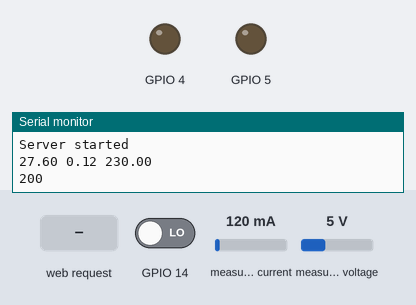
This sketch was run on a simulated ESP8266 (NodeMCU). Shown: output pins drawn as LEDs (lit = HIGH), the last lines printed to the serial monitor. Inputs (shaded band) come from the test bench; at power-on: GPIO 14 LOW, measured current 120 mA, measured voltage 5 V. WiFi joins after 1.5 s; servers stay silent unless stated; uploads are accepted with an empty reply; EEPROM starts erased. At 13.8 s the program restarts the board; the recording ends there.

Above: at 2.8 s.
2.9 s: GPIO 14 driven HIGH
At 5.55 s:
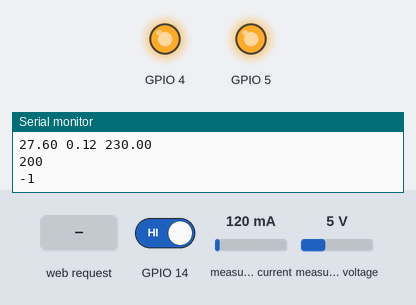
At 6.8 s:
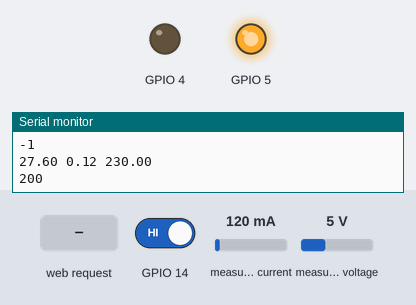
10.9 s: HTTP request GET /cleareeprom received
At 11.7 s:
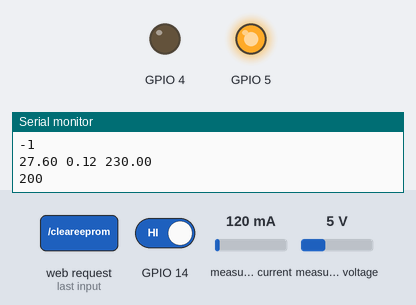
Timing chart, 0 to 13.8 s (numbered marks = the images above; inputs shaded):
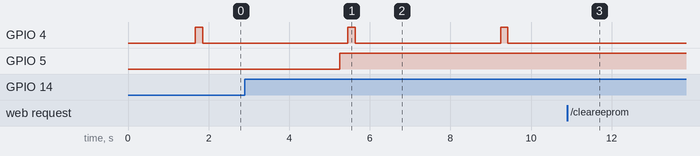

The sketch:

app.ino
```cpp
#include <ArduinoJson.h>

#include <ESP8266WiFi.h>
#include <ESP8266WebServer.h>
#include <ESP8266HTTPClient.h>
#include <EEPROM.h>

#include "EmonLib.h"
EnergyMonitor emon1;


ESP8266WebServer server(80);

const char* ssid = "powerSocket-001";
const char* passphrase = "12345689";
const char* powerSocketId = "5b01fec7a1dd79665c63e942";

const char* apiUrl = "http://localhost:3000/api";

String st;
String content;
int statusCode;

bool isAuth = true;

void sendData(String data) {
  if(WiFi.status()== WL_CONNECTED){

     HTTPClient http;

     http.begin(String(apiUrl) + "/data");
     http.addHeader("Content-Type", "application/json");

     int httpCode = http.POST(data);

     String payload = http.getString();

     Serial.println(httpCode);
     Serial.println(payload);
     if (payload == "true") {
       digitalWrite(5, HIGH);
       Serial.println("ON");
     }

     if (payload == "false") {
      digitalWrite(5, LOW);
      Serial.println("OFF");
     }

     http.end();

   }else{

      Serial.println("Error in WiFi connection");

   }

}

void changeState() {
  if(WiFi.status()== WL_CONNECTED){

     HTTPClient http;

     http.begin(String(apiUrl) + "/updateState/" + String(powerSocketId));
     http.addHeader("Content-Type", "application/json");

     int httpCode = http.GET();

     String payload = http.getString();

     Serial.println(httpCode);
     Serial.println(payload);

     http.end();

   }else{

      Serial.println("Error in WiFi connection");
   }
}


void setup() {
  Serial.begin(115200);
  Serial.begin(9600);

  emon1.voltage(A0, 541, 1.7);

  emon1.current(A0, 10.1);

  pinMode(4, OUTPUT);

  pinMode(5, OUTPUT);

  pinMode(14, INPUT);

  EEPROM.begin(512);
  delay(10);
  Serial.println();
  Serial.println();
  Serial.println("Startup");
  // read eeprom for ssid and pass
  Serial.println("Reading EEPROM ssid");
  String esid;
  for (int i = 0; i < 32; ++i)
    {
      esid += char(EEPROM.read(i));
    }
  Serial.print("SSID: ");
  Serial.println(esid);
  Serial.println("Reading EEPROM pass");
  String epass = "";
  for (int i = 32; i < 96; ++i)
    {
      epass += char(EEPROM.read(i));
    }
  Serial.print("PASS: ");
  Serial.println(epass);
  if ( esid.length() > 1 ) {
      WiFi.begin(esid.c_str(), epass.c_str());
      if (testWifi()) {
        launchWeb(0);
        return;
      }
  }
  setupAP();
}

bool testWifi(void) {
  int c = 0;
  Serial.println("Waiting for Wifi to connect");
  while ( c < 20 ) {
    if (WiFi.status() == WL_CONNECTED) { return true; }
    delay(500);
    Serial.print(WiFi.status());
    c++;
  }
  Serial.println("");
  Serial.println("Connect timed out, opening AP");
  return false;
}

void launchWeb(int webtype) {
  Serial.println("");
  Serial.println("WiFi connected");
  Serial.print("Local IP: ");
  Serial.println(WiFi.localIP());
  Serial.print("SoftAP IP: ");
  Serial.println(WiFi.softAPIP());
  createWebServer(webtype);
  // Start the server
  server.begin();
  Serial.println("Server started");
}

void setupAP(void) {
  isAuth = false;
  WiFi.mode(WIFI_STA);
  WiFi.disconnect();
  delay(100);
  int n = WiFi.scanNetworks();
  Serial.println("scan done");
  if (n == 0)
    Serial.println("no networks found");
  else
  {
    Serial.print(n);
    Serial.println(" networks found");
    for (int i = 0; i < n; ++i)
     {
      // Print SSID and RSSI for each network found
      Serial.print(i + 1);
      Serial.print(": ");
      Serial.print(WiFi.SSID(i));
      Serial.print(" (");
      Serial.print(WiFi.RSSI(i));
      Serial.print(")");
      Serial.println((WiFi.encryptionType(i) == ENC_TYPE_NONE)?" ":"*");
      delay(10);
     }
  }
  Serial.println("");
  st = "<ol>";
  for (int i = 0; i < n; ++i)
    {
      // Print SSID and RSSI for each network found
      st += "<li>";
      st += WiFi.SSID(i);
      st += " (";
      st += WiFi.RSSI(i);
      st += ")";
      st += (WiFi.encryptionType(i) == ENC_TYPE_NONE)?" ":"*";
      st += "</li>";
    }
  st += "</ol>";
  delay(100);
  WiFi.softAP(ssid, passphrase, 6);
  Serial.println("softap");
  launchWeb(1);
  Serial.println("over");
}

void createWebServer(int webtype)
{
  if ( webtype == 1 ) {
    server.on("/", []() {
        IPAddress ip = WiFi.softAPIP();
        String ipStr = String(ip[0]) + '.' + String(ip[1]) + '.' + String(ip[2]) + '.' + String(ip[3]);
        content = "<!DOCTYPE HTML>\r\n<html>Hello from ESP8266 at ";
        content += ipStr;
        content += "<p>";
        content += st;
        content += "</p><form method='get' action='setting'><label>SSID: </label><input name='ssid' length=32><input name='pass' length=64><input type='submit'></form>";
        content += "</html>";
        server.send(200, "text/html", content);
    });
    server.on("/setting", []() {
        String qsid = server.arg("ssid");
        String qpass = server.arg("pass");
        if (qsid.length() > 0 && qpass.length() > 0) {

          for (int i = 0; i < 96; ++i) { EEPROM.write(i, 0); }

          for (int i = 0; i < qsid.length(); ++i) {
              EEPROM.write(i, qsid[i]);
              Serial.print("Wrote: ");
              Serial.println(qsid[i]);
          }

          for (int i = 0; i < qpass.length(); ++i) {
              EEPROM.write(32+i, qpass[i]);
              Serial.print("Wrote: ");
              Serial.println(qpass[i]);
          }
          EEPROM.commit();
          content = "{\"id\":\"" + String(powerSocketId) + "\"}";
          statusCode = 200;
        } else {
          content = "{\"Error\":\"404 not found\"}";
          statusCode = 404;
          Serial.println("Sending 404");
        }
        server.send(statusCode, "application/json", content);
        isAuth = true;
        delay(3000);
        ESP.restart();
    });
  } else if (webtype == 0) {
    server.on("/", []() {
      IPAddress ip = WiFi.localIP();
      String ipStr = String(ip[0]) + '.' + String(ip[1]) + '.' + String(ip[2]) + '.' + String(ip[3]);
      server.send(200, "application/json", "{\"ip\":" + ipStr + ",\"id\":\"" + String(powerSocketId) + "\"}");
    });
    server.on("/cleareeprom", []() {
      content = "<!DOCTYPE HTML>\r\n<html>";
      content += "<p>Clearing the EEPROM</p></html>";
      server.send(200, "text/html", content);
      Serial.println("clearing eeprom");
      for (int i = 0; i < 96; ++i) { EEPROM.write(i, 0); }
      EEPROM.commit();
      WiFi.disconnect();
      delay(1000);
      ESP.restart();
    });
  }
}

void loop() {
  server.handleClient();

  if (digitalRead(14) == HIGH){
    digitalWrite(5, HIGH);
    changeState();

  }

  if (isAuth) {
        digitalWrite(4, HIGH);
        delay(4);
        double Irms = emon1.calcIrms(1480);

        digitalWrite(4, LOW);
        delay(4);
        emon1.calcVI(20, 2000); // Voltage

        float realPower       = emon1.realPower;
        float apparentPower   = emon1.apparentPower;
        float powerFactor     = emon1.powerFactor;
        float supplyVoltage   = emon1.Vrms;

        double Watt = Irms*supplyVoltage;
        Serial.print(Watt);
        Serial.print(" ");
        Serial.print(Irms);
        Serial.print(" ");
        Serial.print(supplyVoltage);
        Serial.println(" ");

        sendData(String("{\"id\":\"" + String(powerSocketId) +"\",\"data\":[") + Watt + ',' + Irms + ',' + supplyVoltage +String("]}"));
        delay(3000);
  }
}
```

Measured:
- after the input at 2.9 s, GPIO 5: LOW → HIGH after 2.4 s
- after the input at 10.9 s, GPIO 4: stays LOW (without the input it goes to HIGH after 2.1 s)
- by itself, GPIO 4: alternates HIGH for 0.18 s and LOW for 3.6 s
